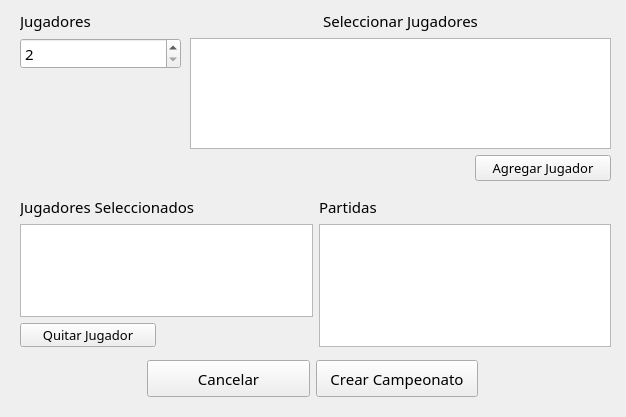
<?xml version="1.0" encoding="UTF-8"?>
<ui version="4.0">
 <class>MainWindow</class>
 <widget class="QMainWindow" name="MainWindow">
  <property name="geometry">
   <rect>
    <x>0</x>
    <y>0</y>
    <width>626</width>
    <height>417</height>
   </rect>
  </property>
  <property name="sizePolicy">
   <sizepolicy hsizetype="Fixed" vsizetype="Fixed">
    <horstretch>0</horstretch>
    <verstretch>0</verstretch>
   </sizepolicy>
  </property>
  <property name="minimumSize">
   <size>
    <width>626</width>
    <height>417</height>
   </size>
  </property>
  <property name="maximumSize">
   <size>
    <width>626</width>
    <height>417</height>
   </size>
  </property>
  <property name="font">
   <font>
    <family>Kodchasan</family>
    <pointsize>11</pointsize>
   </font>
  </property>
  <property name="windowTitle">
   <string>Campeonato</string>
  </property>
  <widget class="QWidget" name="centralwidget_menu_campeonato">
   <property name="minimumSize">
    <size>
     <width>626</width>
     <height>417</height>
    </size>
   </property>
   <property name="maximumSize">
    <size>
     <width>626</width>
     <height>417</height>
    </size>
   </property>
   <widget class="QWidget" name="layoutWidget">
    <property name="geometry">
     <rect>
      <x>190</x>
      <y>10</y>
      <width>421</width>
      <height>171</height>
     </rect>
    </property>
    <layout class="QGridLayout" name="gridLayout_2">
     <item row="1" column="0" colspan="3">
      <widget class="QListWidget" name="QListWidget_Players">
       <property name="styleSheet">
        <string notr="true"/>
       </property>
      </widget>
     </item>
     <item row="0" column="0" colspan="3">
      <widget class="QLabel" name="label_2">
       <property name="text">
        <string>Seleccionar Jugadores</string>
       </property>
       <property name="alignment">
        <set>Qt::AlignCenter</set>
       </property>
      </widget>
     </item>
     <item row="2" column="2">
      <widget class="QPushButton" name="QPushButton_AgregarJugador">
       <property name="enabled">
        <bool>true</bool>
       </property>
       <property name="sizePolicy">
        <sizepolicy hsizetype="Preferred" vsizetype="Preferred">
         <horstretch>0</horstretch>
         <verstretch>0</verstretch>
        </sizepolicy>
       </property>
       <property name="minimumSize">
        <size>
         <width>0</width>
         <height>0</height>
        </size>
       </property>
       <property name="font">
        <font>
         <family>Kodchasan</family>
         <pointsize>10</pointsize>
        </font>
       </property>
       <property name="text">
        <string>Agregar Jugador</string>
       </property>
      </widget>
     </item>
    </layout>
   </widget>
   <widget class="QWidget" name="layoutWidget">
    <property name="geometry">
     <rect>
      <x>20</x>
      <y>196</y>
      <width>591</width>
      <height>151</height>
     </rect>
    </property>
    <layout class="QGridLayout" name="gridLayout_3">
     <item row="0" column="0">
      <widget class="QLabel" name="label_3">
       <property name="text">
        <string>Jugadores Seleccionados</string>
       </property>
      </widget>
     </item>
     <item row="0" column="1">
      <widget class="QLabel" name="label_5">
       <property name="text">
        <string>Partidas</string>
       </property>
      </widget>
     </item>
     <item row="1" column="1">
      <widget class="QTableWidget" name="QTableWidget_Partidas">
       <property name="editTriggers">
        <set>QAbstractItemView::NoEditTriggers</set>
       </property>
       <property name="selectionMode">
        <enum>QAbstractItemView::NoSelection</enum>
       </property>
       <attribute name="verticalHeaderVisible">
        <bool>false</bool>
       </attribute>
      </widget>
     </item>
     <item row="1" column="0">
      <layout class="QVBoxLayout" name="verticalLayout_2">
       <item>
        <widget class="QListWidget" name="QListWidget_Seleccionados"/>
       </item>
       <item>
        <layout class="QHBoxLayout" name="horizontalLayout_2">
         <item>
          <widget class="QPushButton" name="QPushButton_QuitarJugador">
           <property name="minimumSize">
            <size>
             <width>136</width>
             <height>24</height>
            </size>
           </property>
           <property name="font">
            <font>
             <family>Kodchasan</family>
             <pointsize>10</pointsize>
            </font>
           </property>
           <property name="text">
            <string>Quitar Jugador</string>
           </property>
          </widget>
         </item>
         <item>
          <spacer name="horizontalSpacer">
           <property name="orientation">
            <enum>Qt::Horizontal</enum>
           </property>
           <property name="sizeHint" stdset="0">
            <size>
             <width>40</width>
             <height>20</height>
            </size>
           </property>
          </spacer>
         </item>
        </layout>
       </item>
      </layout>
     </item>
    </layout>
   </widget>
   <widget class="QWidget" name="layoutWidget">
    <property name="geometry">
     <rect>
      <x>20</x>
      <y>10</y>
      <width>161</width>
      <height>171</height>
     </rect>
    </property>
    <layout class="QVBoxLayout" name="verticalLayout">
     <item>
      <widget class="QLabel" name="label">
       <property name="text">
        <string>Jugadores</string>
       </property>
      </widget>
     </item>
     <item>
      <widget class="QSpinBox" name="QSpinBox_CantidadJugadores">
       <property name="minimum">
        <number>2</number>
       </property>
       <property name="maximum">
        <number>4</number>
       </property>
      </widget>
     </item>
     <item>
      <spacer name="verticalSpacer">
       <property name="orientation">
        <enum>Qt::Vertical</enum>
       </property>
       <property name="sizeHint" stdset="0">
        <size>
         <width>20</width>
         <height>40</height>
        </size>
       </property>
      </spacer>
     </item>
    </layout>
   </widget>
   <widget class="QWidget" name="layoutWidget">
    <property name="geometry">
     <rect>
      <x>147</x>
      <y>360</y>
      <width>331</width>
      <height>37</height>
     </rect>
    </property>
    <layout class="QHBoxLayout" name="horizontalLayout">
     <item>
      <widget class="QPushButton" name="QPushButton_Cancelar">
       <property name="sizePolicy">
        <sizepolicy hsizetype="Preferred" vsizetype="Preferred">
         <horstretch>0</horstretch>
         <verstretch>0</verstretch>
        </sizepolicy>
       </property>
       <property name="minimumSize">
        <size>
         <width>0</width>
         <height>0</height>
        </size>
       </property>
       <property name="text">
        <string>Cancelar</string>
       </property>
      </widget>
     </item>
     <item>
      <widget class="QPushButton" name="QpushButton_CrearCampeonato_Jugar">
       <property name="sizePolicy">
        <sizepolicy hsizetype="Preferred" vsizetype="Preferred">
         <horstretch>0</horstretch>
         <verstretch>0</verstretch>
        </sizepolicy>
       </property>
       <property name="minimumSize">
        <size>
         <width>0</width>
         <height>0</height>
        </size>
       </property>
       <property name="text">
        <string>Crear Campeonato</string>
       </property>
      </widget>
     </item>
    </layout>
   </widget>
  </widget>
 </widget>
 <resources/>
 <connections/>
</ui>
